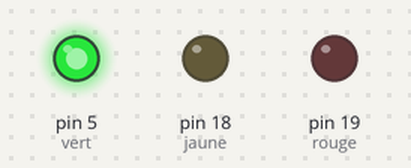
The program below on a simulated MicroPython board. Shown: output pins drawn as LEDs (lit = HIGH). At 15.0 s the program stops and its outputs stay as they are.

Above: at 0.1 s.
At 5.1 s:
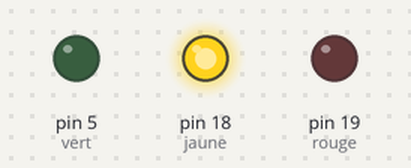
At 10.1 s:
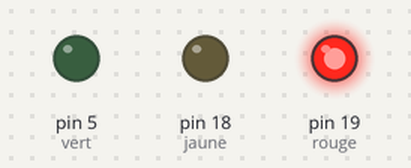
Timing chart, 0 to 11.6 s (numbered marks = the images above):
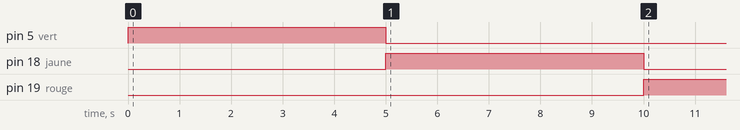

Measured:
- by itself, pin 5 (vert): LOW → HIGH at 0.00 s, → LOW 5.0 s later
- by itself, pin 18 (jaune): LOW → HIGH at 5.0 s, → LOW 5.0 s later
- by itself, pin 19 (rouge): LOW → HIGH at 10.0 s

The program:

vert_jaune_rouge.py
```python
from machine import Pin
import time


vert = Pin(5,Pin.OUT)
jaune = Pin(18, Pin.OUT)
rouge = Pin(19, Pin.OUT)


vert.on()
jaune.off()
rouge.off()
time.sleep(5)

vert.off()
jaune.on()
rouge.off()
time.sleep(5)

vert.off()
jaune.off()
rouge.on()
time.sleep(5)
```
